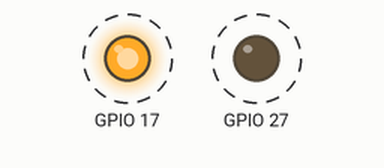
Simulated run of this program. Board: Raspberry Pi (BCM pin numbers). On the bench: output pins drawn as LEDs (lit = HIGH). Dashed ring = blinking. What the program prints to the terminal is not drawn.

Above: at 0.5 s.
Timing chart, 0 to 4.6 s (numbered marks = the images above):
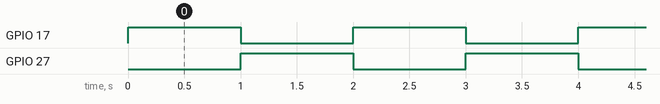

Measured:
- by itself, GPIO 17, GPIO 27: alternates HIGH for 1.0 s and LOW for 1.0 s

The program:

testa_led.py
```python
#Programa: Testa os leds
#Autor: Eduardo Araujo Dev

import RPi.GPIO as GPIO
import time

tempo = 1

GPIO.setmode(GPIO.BCM)
GPIO.setwarnings(False)

GPIO.setup(17, GPIO.OUT) #led vermelho
GPIO.setup(27, GPIO.OUT) #led verde

GPIO.output(17, 0)
GPIO.output(27, 0)

print 'Pressione Ctrl-C para encerrar a aplicacao.'

def acendeled(pino_led):
	if pino_led == 17:
		print 'Led vermelho ligado'
	elif pino_led == 27:
		print 'Led verde ligado'

	GPIO.output(pino_led, 1)
	return

def apagaled(pino_led):
    GPIO.output(pino_led, 0)
    return

try:
	while True:
	  acendeled(17)

	  time.sleep(tempo)

	  apagaled(17)
	  acendeled(27)

	  time.sleep(tempo)

	  apagaled(27)
except KeyboardInterrupt:
	print 'Ctrl+C capturado, encerrando aplicacao.'

	GPIO.cleanup()
```
